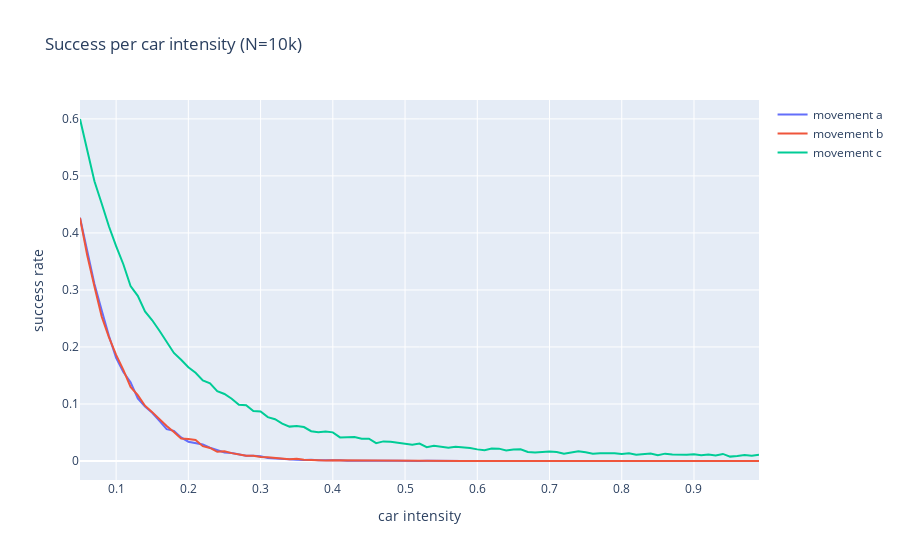

Source (notebook cell):
### Markdown cell above
## Success per car intensity

### Code cell
a_num_succs = [len(x) / 10000 for x in a_succs]
b_num_succs = [len(x) / 10000 for x in b_succs]
c_num_succs = [len(x) / 10000 for x in c_succs]


fig = px.line(title='Success per car intensity (N=10k)')
fig.add_scatter(x=car_intensities, y=a_num_succs, mode='lines', name='movement a')
fig.add_scatter(x=car_intensities, y=b_num_succs, mode='lines', name='movement b')
fig.add_scatter(x=car_intensities, y=c_num_succs, mode='lines', name='movement c')
fig.update_xaxes(title_text='car intensity')
fig.update_yaxes(title_text='success rate')
fig.show()
